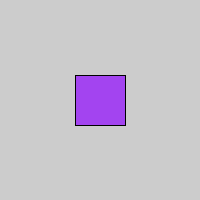
Frame 1 (no input)
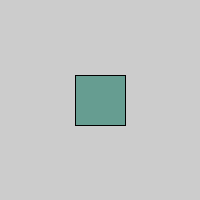
Frame 60 (the mouse pressed at the canvas centre just before this capture)
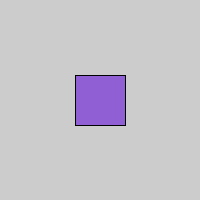
Frame 120 (the mouse held since frame 60 and released just before this capture)

The Processing sketch that drew these frames (run headless with seeded random() and noise(); from frame 60 on, the mouse is pressed at the canvas centre):

// Processing sketch: random_lerping
// ── random_lerping.pde
color fromColor, toColor;
float counter = 0;

void setup() {
  fromColor = color(random(255), random(255), random(255));
  toColor = color(random(255), random(255), random(255));
  size(200, 200);
  rectMode(CENTER);
}

void draw() {
  counter = counter + .01;
  if (counter >= 1) {
    counter = 0;
  }
  color currentColor = lerpColor(fromColor, toColor, counter);
  fill(currentColor);
  rect(width/2, height/2, 50, 50);
}
